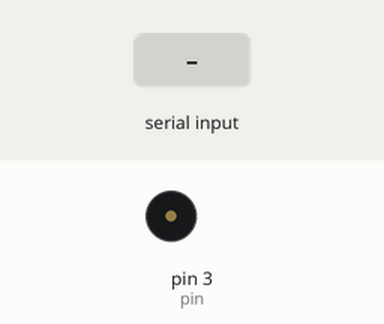
This sketch was run on a simulated Arduino Uno, built with avr-gcc and run on an emulated ATmega328P. Parts: buzzer (waves = sounding). The inputs (shaded band) are chosen by the test bench. What the sketch prints to the serial monitor is not drawn.

Above: at 1.2 s.
1.3 s: "1" received over Serial
At 2.1 s:
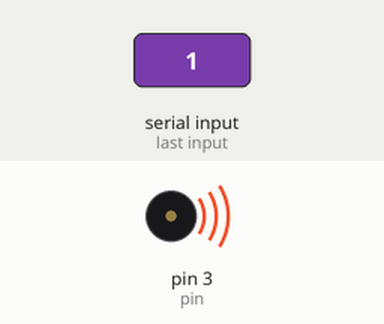
2.8 s: "0" received over Serial
4.8 s: "2" received over Serial
At 6.0 s:
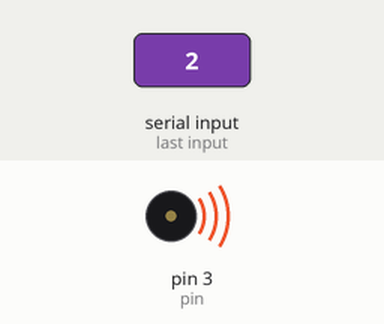
Timing chart, 0 to 12.3 s (numbered marks = the images above; inputs shaded):
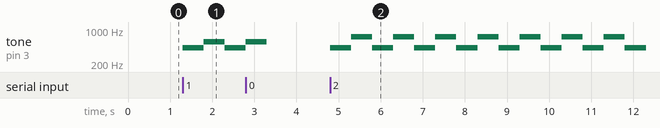

Measured:
- after the input at 1.3 s, tone on pin 3 (pin): silent → 435 Hz at once, → 580 Hz 0.50 s later, → 435 Hz 0.50 s later
- after the input at 4.8 s, tone on pin 3 (pin): alternates 732 Hz for 0.50 s and 435 Hz for 0.50 s, starting at once

The sketch:

sirene.ino
```cpp
/*
   Son des sirènes des véhicules prioritaires:

   u = cycles/min
   +---------+--------+ +---------+-------------+
   |  Type   | POLICE | |  Type   | GENDARMERIE |
   |  Ton 1  | 435 hz | |  Ton 1  |   435 hz    |
   |  Ton 2  | 580 hz | |  Ton 2  |   732 hz    |
   |  Ton 3  |  none  | |  Ton 3  |    none     |
   |  Ton 4  |  none  | |  Ton 4  |    none     |
   | Cadence | 50-60u | | Cadence |   50-60u    |
   +---------+--------+ +---------+-------------+

   +---------+---------+ +---------+----------+
   |  Type   | POMPIER | |  Type   | UMH/SAMU |
   |  Ton 1  | 435 hz  | |  Ton 1  |  435 hz  |
   |  Ton 2  | 488 hz  | |  Ton 2  |  651 hz  |
   |  Ton 3  |  none   | |  Ton 3  |   none   |
   |  Ton 4  |  none   | |  Ton 4  |   none   |
   | Cadence | 25-30u  | | Cadence |  50-60u  |
   +---------+---------+ +---------+----------+

   +---------+-------------+
   |  Type   |  AMBULANCE  |
   |  Ton 1  |   420 hz    |
   |  Ton 2  |   516 hz    |
   |  Ton 3  |   420 hz    |
   |  Ton 4  | noTone 1.5s |
   | Cadence |   50-60u    |
   +---------+-------------+
*/


const byte pin = 3; // Buzzer pin
byte current = 0; // Current sound
unsigned int freq[4] = {580, 732, 488, 651};

void setup() {
  Serial.begin(115200);
  while (!Serial);
  Serial.println("Choose or stop a sound:");
  Serial.println("  1- Police");
  Serial.println("  2- Gendarmerie");
  Serial.println("  3- Pompier");
  Serial.println("  4- UMH/SAMU");
  Serial.println("  5- Ambulance");
  Serial.println("  other key- Stop");

  pinMode(pin, OUTPUT);
}

void loop() {
  if (Serial.available()) { // Get sound
    current = Serial.read() - 0x30;
    if(current > 5) current = 0;
  }

  if(current == 0) noTone(pin); // Turn off
  else if(current < 5) {
    tone(pin, 435);
    delay(500); // 60 cycles / min
    tone(pin, freq[current-1]);
    delay(500);
  } else {
    tone(pin, 420);
    delay(333);
    tone(pin, 516);
    delay(333);
    tone(pin, 420);
    delay(333);
    noTone(pin);
    delay(1500);
  }
}
```
